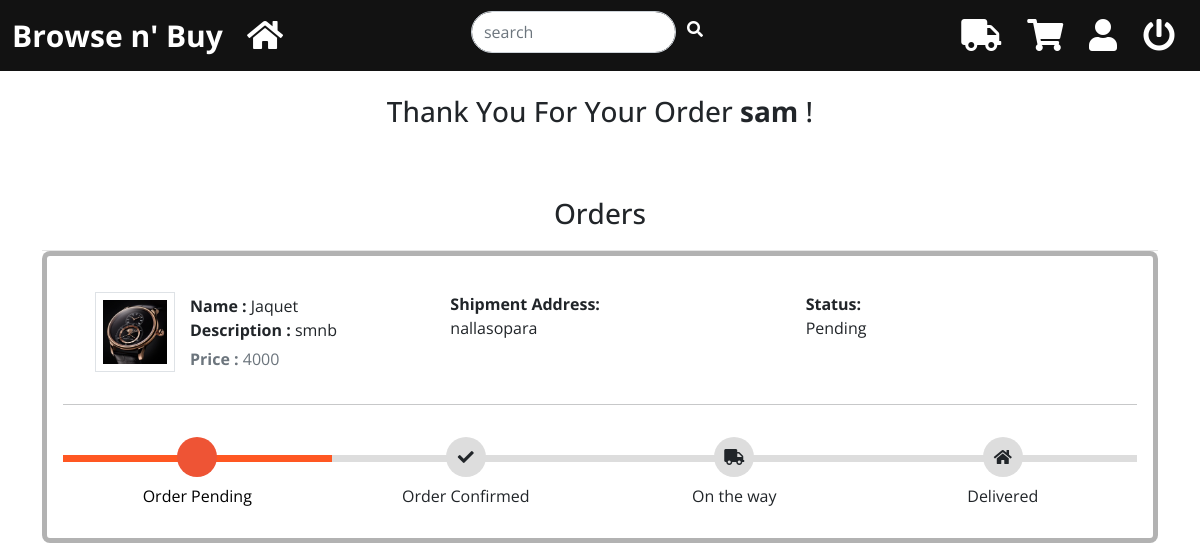
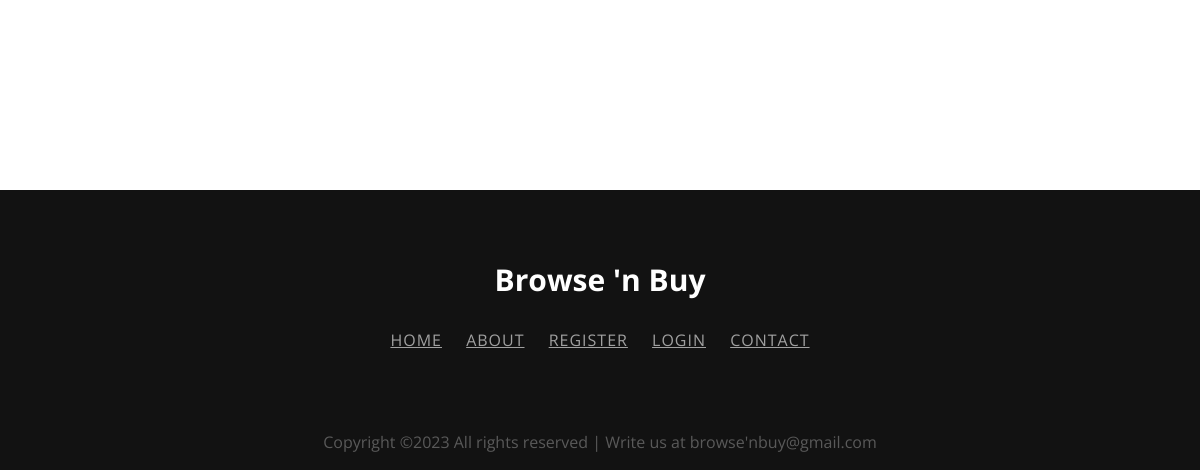
/home/my-order (signed in), run on an earlier commit of the app's database (2 pictures, top to bottom).
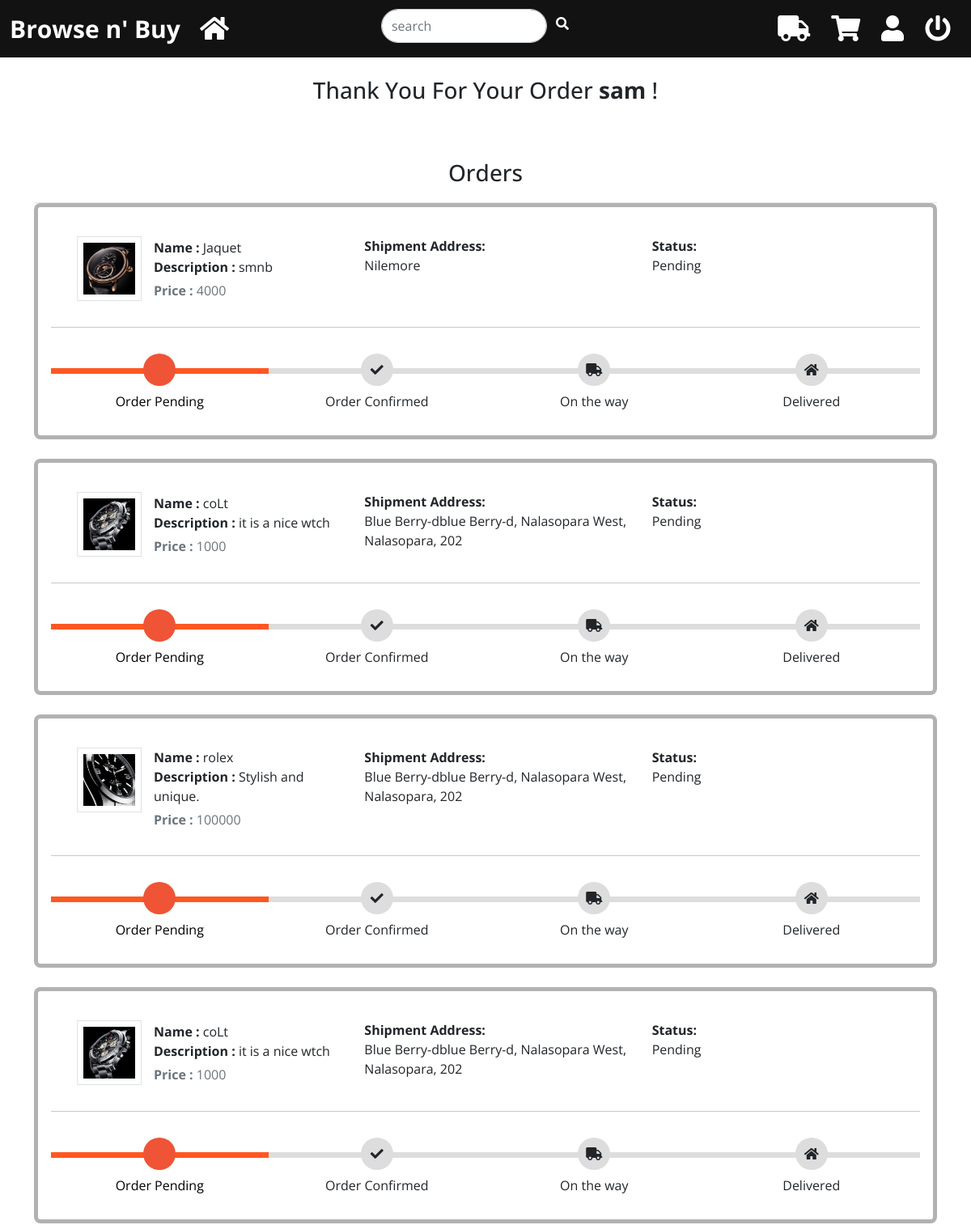
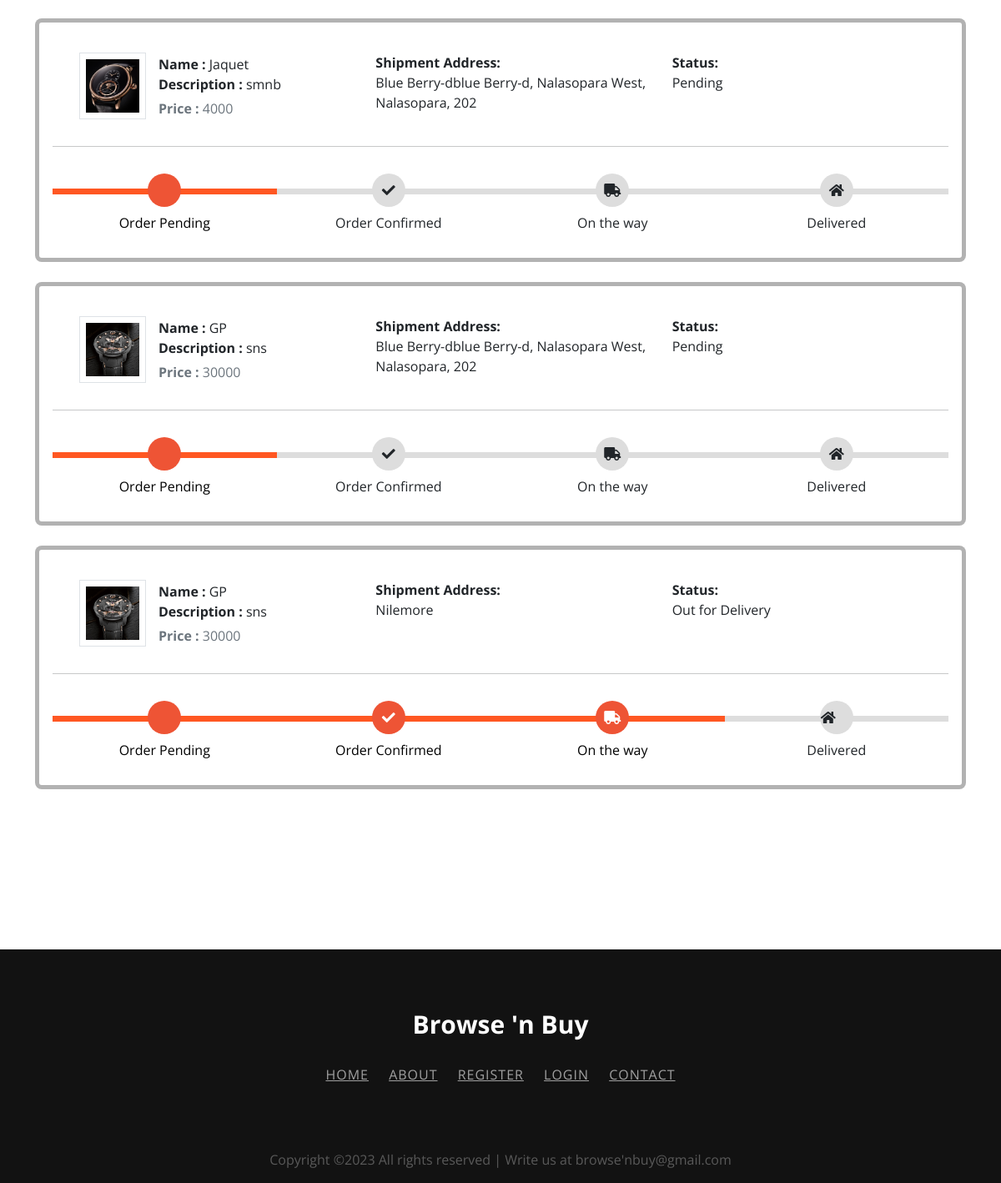
And on a later commit of the database (2 pictures, top to bottom).
### home/models.py (models this page shows, shortened)
class Product(models.Model):
    name=models.CharField(max_length=40,default='')
    product_image= models.ImageField(upload_to='product_image/',null=True,blank=True)
    category=models.CharField(max_length=20,default='not set')
    price = models.PositiveIntegerField()
    description=models.CharField(max_length=40,default='')

class Orders(models.Model):
    STATUS =(
        ('Pending','Pending'),
        ('Order Confirmed','Order Confirmed'),
        ('Out for Delivery','Out for Delivery'),
        ('Delivered','Delivered'),
    )
    customer=models.ForeignKey('Customer', on_delete=models.CASCADE,null=True)
    product=models.ForeignKey('Product',on_delete=models.CASCADE,null=True)
    email = models.CharField(max_length=50,null=True)
    address = models.CharField(max_length=500,null=True)
    mobile = models.CharField(max_length=20,null=True)
    order_date= models.DateField(auto_now_add=True,null=True)
    status=models.CharField(max_length=50,null=True,choices=STATUS)

### home/views.py (the view)
# urls.py: path('my-order', views.my_order_view,name='my-order'),
@login_required(login_url='customerlogin')
@user_passes_test(is_customer)
def my_order_view(request):
    customer=models.Customer.objects.get(user_id=request.user.id)
    orders=models.Orders.objects.all().filter(customer_id = customer)
    ordered_products=[]
    for order in orders:
        ordered_product=models.Product.objects.all().filter(id=order.product.id)
        ordered_products.append(ordered_product)
    return render(request,'home/myorder.html',{'data':zip(ordered_products,orders)})

### home/views.py (called while the page is built)
def is_customer(user):
    return user.groups.filter(name='CUSTOMER').exists()

### home/templates/home/myorder.html (shortened to what this page needs)
{%  extends 'home/customer_base.html'  %}
{% load widget_tweaks %}
{% block body%}
<br>
<h3 style="text-align:center;">Thank You For Your Order  <strong>{{request.user}}</strong> !</h3> <br><br>
<div class="container">
    <header class="card-header" style="text-align:center;"> <h3> Orders  </h3>  </header>
    {% for products,order in data %}
    <article class="card">
        <div class="card-body">
            <ul class="row" style="margin-left:20px;margin-top:20px;">
                <li class="col-md-4">
                  <figure class="itemside mb-3">
                    {%for product in products%}
                      <div class="aside"><img src="/media/{{product.product_image}}" class="img-sm border"></div>
                      <figcaption class="info align-self-center">
                          <p class="title"><strong>Name : </strong>{{product.name}} <br> <strong>Description : </strong>{{product.description}}</p> <span class="text-muted"><strong>Price : </strong>{{product.price}} </span>
                      </figcaption>
                  </figure>
                </li>
                <li class="col-md-4">
                    <div class="col"> <strong>Shipment Address:</strong> <br> {{order.address}}</div>
                </li>
                <li class="col-md-4">
                    <div class="col"> <strong>Status:</strong> <br> {{order.status}} </div> <br>
                </li>
                {%endfor%}
            </ul>
            <hr>
            <div class="track">
                {%if order.status == 'Pending' %}
                <div class="step active"> <span class="icon">  </span> <span class="text">Order Pending</span> </div>
                <div class="step "> <span class="icon"> <i style="padding-top:5px; padding-right:0px;" class="fa fa-check"></i> </span> <span class="text"> Order Confirmed</span> </div>
                <div class="step "> <span class="icon"> <i style="padding-top:5px; padding-right:0px;" class="fa fa-truck"></i> </span> <span class="text"> On the way </span> </div>
                <div class="step "> <span class="icon"> <i style="padding-top:5px; padding-right:0px;" class="fa fa-home"></i> </span> <span class="text">Delivered</span> </div>
                {%elif order.status == 'Out for Delivery'%}
                <div class="step active"> <span class="icon">  </span> <span class="text">Order Pending</span> </div>
                <div class="step active"> <span class="icon"> <i style="padding-top:5px; padding-right:0px;" class="fa fa-check"></i> </span> <span class="text"> Order Confirmed</span> </div>
                <div class="step active"> <span class="icon"> <i style="padding-top:5px; padding-right:0px;" class="fa fa-truck"></i> </span> <span class="text"> On the way </span> </div>
                <div class="step "> <span class="icon"> <i style="padding-top:5px; padding-right:20px;" class="fa fa-home"></i> </span> <span class="text">Delivered</span> </div>
                {%endif%}
            </div>
        </div>
    </article><br>
    {%endfor%}
</div>
<br><br><br><br><br>
{% endblock %}

### home/templates/home/customer_base.html (shortened to what this page needs)
<!DOCTYPE html>
{% load static %}
<html lang="en">
<head>
    <link rel="stylesheet" href="{% static 'css/style.css'%}">
    <link rel="stylesheet" href="//use.fontawesome.com/releases/v5.0.7/css/all.css">
    <link href="https://cdn.jsdelivr.net/npm/bootstrap@5.1.1/dist/css/bootstrap.min.css" rel="stylesheet">
</head>
<body>
<nav class="navbar navbar-expand-lg navbar-light" style="background: #121212;">
        <div class="container-fluid">
            <a class="navbar-brand" href="#" style=" font-size: 30px;color: #fff;font-weight: 700;">Browse n' Buy  </a>
            <div class="collapse navbar-collapse" id="navbarSupportedContent" >
                <ul class="navbar-nav me-auto mb-2 mb-lg-0">
                    <li class="nav-item" >
				<a style="color:white" class="nav-link active" aria-current="page" href="/home/customer-home"><i class="fas fa-home fa-2x"></i></a>
					</li>
                    <li id="hide_sm" style="margin-left: 180px !important">
                         <form  action="search" method="get">
                         <div class="input-group">
                             <input class="form-control py-2 rounded-pill mr-1 pr-5" type="search" value="" placeholder="search" name="query" id="query">
                             <span class="input-group-append">
                                 <button class="btn rounded-pill border-0 ml-n5" type="submit">
                                       <i style="color:white !important" class="fa fa-search"></i>
                                 </button>
                             </span>
                         </div>
                         </form>
                  </ul>
                <button  style="color:white "  type="button" class="btn " onclick="location.href='/home/my-order'"><i class="fa fa-truck fa-2x" aria-hidden="true"></i></button>
                <button type="button" style="color:white"  class="btn " onclick="location.href='/home/cart'"><i class="fas fa-shopping-cart fa-2x"></i></button>
                <button style="color:white"   type="button" class="btn " onclick="location.href='/home/myprofile'"><i class="fa fa-user fa-2x" ></i></button>
                <button style="color:white" type="button" class="btn " onclick="location.href='/home/logout'"><i class="fas fa-power-off fa-2x"></i></button>
            </div>
        </div>
    </nav>
{% block body%}
{% endblock%}
<footer class="footer-07 " >
			<div class="container">
				<div class="row justify-content-center mt-5">
					<div class="col-md-12 text-center mt-5">
						<h2 class="footer-heading mt-4">Browse 'n Buy</h2>
						<p class="menu">
							<a href="/home">Home</a>
							<a href="#Aboutus">About</a>
							<a href="/home/customersignup">Register</a>
							<a href="/home/customerlogin">login</a>
							<a href="contact_us">Contact</a>
						</p>
					</div>
				</div>
				<div class="row mt-5">
					<div class="col-md-12 text-center">
						<p class="copyright">
					  Copyright &copy;<script>document.write(new Date().getFullYear());</script> All rights reserved | Write us at browse'nbuy@gmail.com
					  </p>
					</div>
				</div>
			</div>
		</footer>
</body>
</html>

### home/templates/home/myorder.html (style rules this page uses)
body { font-family: 'Open Sans', serif }
.container { margin-top: 0px; margin-bottom: 0px }
.card { position: relative; display: -webkit-box; display: -ms-flexbox; display: flex; -webkit-box-orient: vertical; -webkit-box-direction: normal; -ms-flex-direction: column; flex-direction: column; min-width: 0; word-wrap: break-word; background-color: #fff; background-clip: border-box; border: 5px solid rgba(0, 0, 0, 0.3); border-radius: 0.50rem }
.card-header:first-child { border-radius: calc(0.37rem - 1px) calc(0.37rem - 1px) 0 0 }
.card-header { padding: 0.75rem 1.25rem; margin-bottom: 0; background-color: #fff; border-bottom: 1px solid rgba(0, 0, 0, 0.1) }
.track { position: relative; background-color: #ddd; height: 7px; display: -webkit-box; display: -ms-flexbox; display: flex; margin-bottom: 60px; margin-top: 50px }
.track .step { -webkit-box-flex: 1; -ms-flex-positive: 1; flex-grow: 1; width: 25%; margin-top: -18px; text-align: center; position: relative }
.track .step.active:before { background: #FF5722 }
.track .step::before { height: 7px; position: absolute; content: ""; width: 100%; left: 0; top: 18px; }
.track .step.active .icon { background: #ee5435; color: #fff }
.track .icon { display: inline-block; width: 40px; height: 40px; line-height: 40px; position: relative; border-radius: 100%; background: #ddd }
.track .step.active .text { font-weight: 400; color: #000 }
.track .text { display: block; margin-top: 7px }
.itemside { position: relative; display: -webkit-box; display: -ms-flexbox; display: flex; width: 100% }
.itemside .aside { position: relative; -ms-flex-negative: 0; flex-shrink: 0 }
.img-sm { width: 80px; height: 80px; padding: 7px }
ul.row, ul.row-sm { list-style: none; padding: 0 }
.itemside .info { padding-left: 15px; padding-right: 7px }
.itemside .title { display: block; margin-bottom: 5px; color: #212529 }
p { margin-top: 0; margin-bottom: 1rem }

### home/templates/home/customer_base.html (style rules this page uses)
.footer-07 { background: #121212; }
.footer-07 a { color: #a3de83; }
.footer-07 p { color: rgba(255, 255, 255, 0.3); }
.footer-07 .footer-heading { font-size: 30px; color: #fff; font-weight: 700; margin-bottom: 30px; }
.footer-07 .menu { margin-bottom: 30px; }
.footer-07 .menu a { color: rgba(255, 255, 255, 0.6); margin: 0 10px; text-transform: uppercase; letter-spacing: 1px; }

What changed in the data, as far as the page shows it:
removed Orders: address "nallasopara", status "Pending", shows "Order Pending", Product (product_image (picture), name "Jaquet", description "smnb", price "4000")
added Orders: address "Nilemore", status "Pending", shows "Order Pending", Product (product_image (picture), name "Jaquet", description "smnb", price "4000")
added Orders: address "Blue Berry-dblue Berry-d, Nalasopara West, Nalasopara, 202", status "Pending", shows "Order Pending"
now on this page (row unchanged): Product: product_image (picture), name "coLt", description "it is a nice wtch", price "1000"
added Orders: address "Blue Berry-dblue Berry-d, Nalasopara West, Nalasopara, 202", status "Pending", shows "Order Pending"
now on this page (row unchanged): Product: product_image (picture), name "rolex", description "Stylish and unique.", price "100000"
added Orders: address "Blue Berry-dblue Berry-d, Nalasopara West, Nalasopara, 202", status "Pending", shows "Order Pending"
added Orders: address "Blue Berry-dblue Berry-d, Nalasopara West, Nalasopara, 202", status "Pending", shows "Order Pending", Product (product_image (picture), name "Jaquet", description "smnb", price "4000")
added Orders: address "Blue Berry-dblue Berry-d, Nalasopara West, Nalasopara, 202", status "Pending", shows "Order Pending"
now on this page (row unchanged): Product: product_image (picture), name "GP", description "sns", price "30000"
added Orders: address "Nilemore", status "Out for Delivery", shows "Order Pending"
